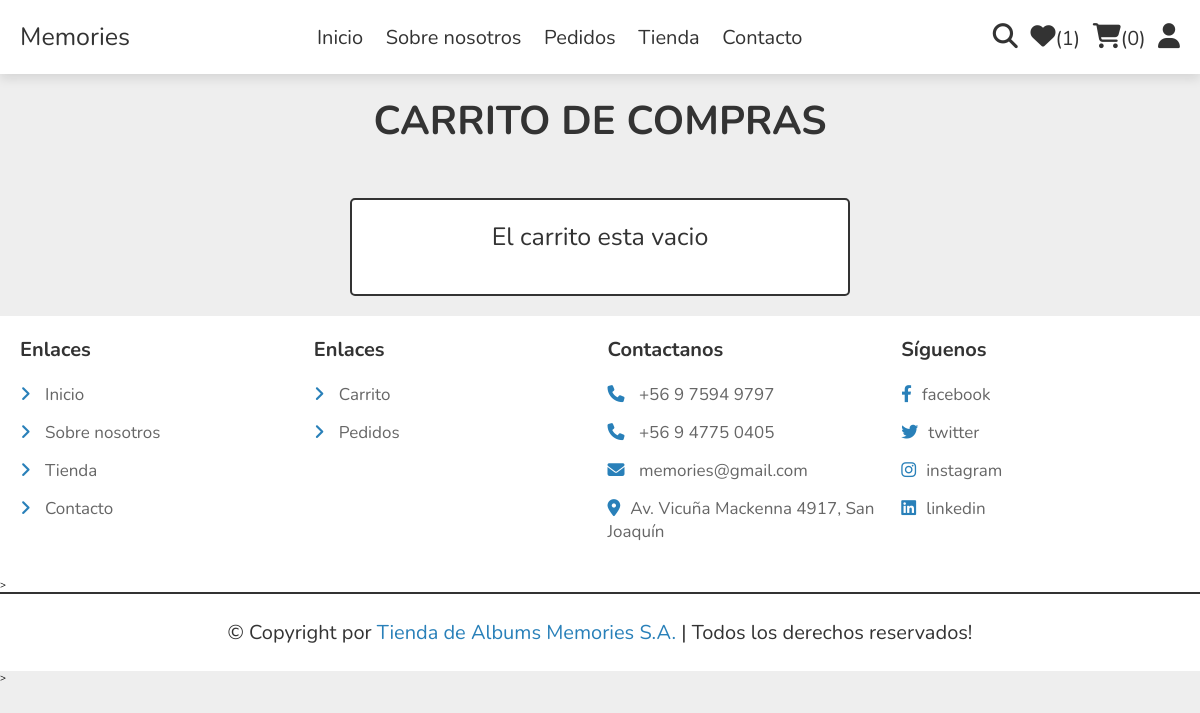
The app's page /lista_deseada/ (signed in), older data.
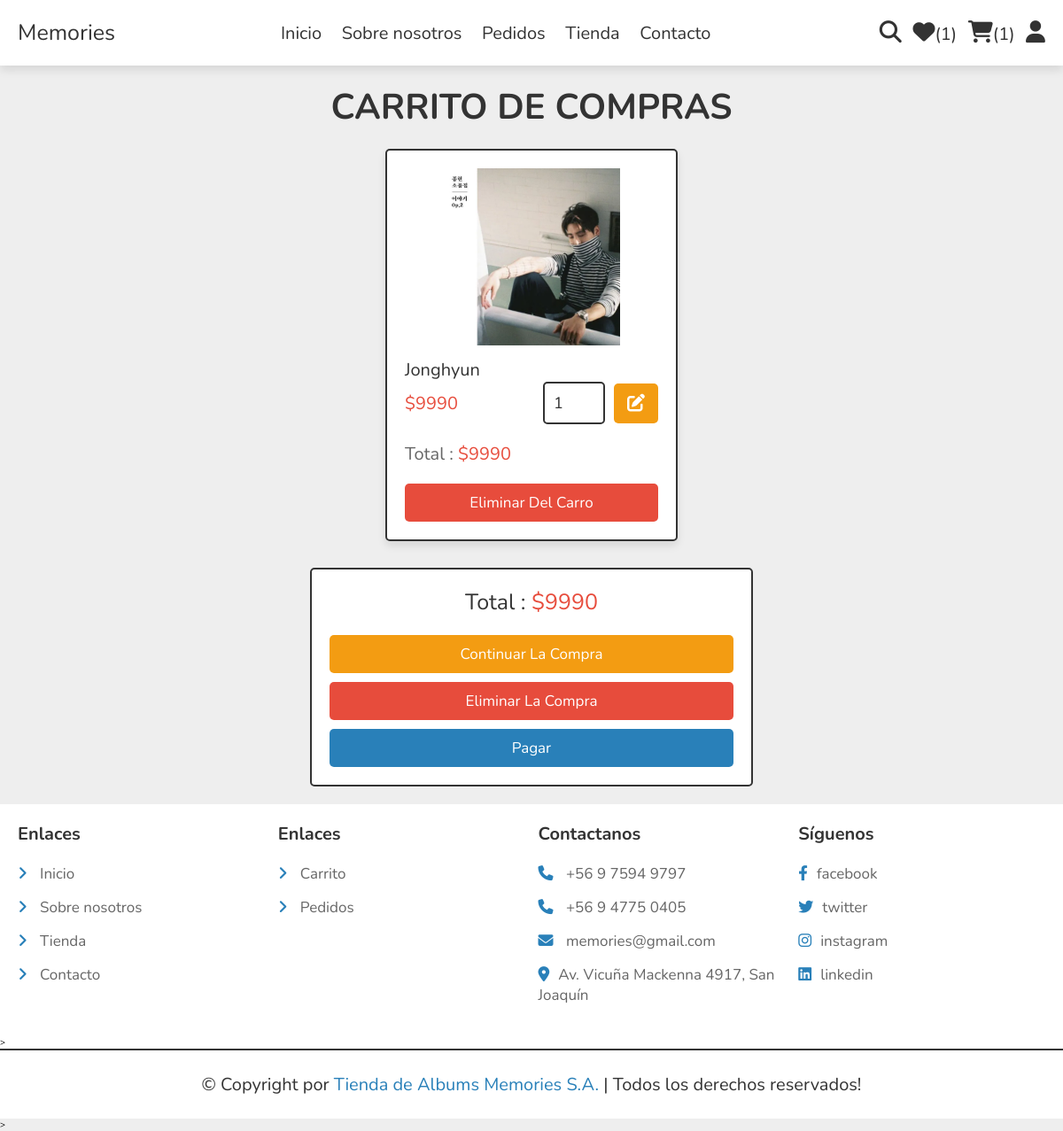
The same page, newer data.
### store/models.py (models this page shows, shortened)
class Cart(models.Model):
    customer = models.ForeignKey(User, on_delete=models.CASCADE,null=False,blank=False)
    product_id = models.ForeignKey(Products, on_delete=models.CASCADE,null=False,blank=False)
    quantity = models.PositiveIntegerField(default=1)
    @property
    def sub_total(self):
        sub_total=self.quantity * self.product_id.price
        return sub_total

class Products(models.Model):
    category = models.ForeignKey(ProductCategory, on_delete=models.CASCADE,null=True,blank=False)
    name = models.CharField(max_length=50,blank=False,null=False)
    price = models.PositiveIntegerField(blank=False,null=False)
    details = models.TextField(blank=True)
    image_01 = models.ImageField()

### store/views.py (the view)
# urls.py: path('lista_deseada/',CarritoDeCompras,name='lista_deseada'),
@login_required
def CarritoDeCompras(request):
    products=Cart.objects.filter(customer=request.user)
    cart_count=Cart.objects.filter(customer=request.user).count()
    item_count=WishList.objects.filter(customer=request.user).count()
    grand_total= sum([item.quantity* item.product_id.price for item in products])
    context={'products':products,'cart_count':cart_count,'item_count':item_count,'grand_total':grand_total}
    return render(request,'store/carritodecompras.html',context)

### store/templates/store/carritodecompras.html (shortened to what this page needs)
{% extends 'store/main.html' %}
{% load static %}
{% block content %}
<section class="products shopping-cart">
        <h3 class="heading">Carrito de Compras</h3>
        <div class="box-container">
            {% for product in products %}
            <form action="" method="POST" class="box">{% csrf_token %}
                <img src="{{product.product_id.image_01.url}}" alt="">
                <div class="name">{{product.product_id.name}}</div>
                <div class="flex">
                    <div class="price">${{product.product_id.price}}</div>
                    <input type="number" name="quantity" class="qty" min="1" max="99" onkeypress="if(this.value.length == 2) return false;" value="{{product.quantity}}">
                   <button type="submit" class="fas fa-edit" name="update_quantity" formaction="{% url 'update_quantity' %}"></button>
                </div>
                <div class="sub-total"> Total : <span>${{product.sub_total}}</span> </div>
                <input type="submit" value="Eliminar del carro" formaction="{% url 'delete_from_cart' %}" onclick="return confirm('¿Quieres eliminar todo?');" class="delete-btn" name="delete">
            </form>
                {% endfor %}
        </div>
        {% if grand_total != 0 %}
        <div class="cart-total">
            <form action="" method="POST">{% csrf_token %}
              <p>Total : <span>${{grand_total}}</span></p>
              <a href="{% url 'tienda' %}" class="option-btn">Continuar la compra</a>
               <input type="submit" value="Eliminar la compra" class="delete-btn" name="all_delete" formaction="{% url 'delete_from_cart' %}" onclick="return confirm('¿Quieres eliminar todo?');">
               <a href="{% url 'checkout' %}" class="btn <?= ($grand_total > 1)?'':'disabled'; ?>">Pagar</a>
            </form>
        </div>
         {% else %}
             <div class="cart-total">
                <p>El carrito esta vacio</p>
             </div>
         {% endif %}
        </section>
        {% endblock content %}

Row changes from the older to the newer data that the page shows:
added Cart: product_id.image_01 (picture), product_id.name "Jonghyun", product_id.price "9990", quantity "1", sub_total "9990"
Text that changed along with them:
{{ cart_count }}: "0" → "1"
{{ grand_total }}: (not shown) → "9990"
form field all_delete: (not shown) → "Eliminar la compra"
text no longer shown: "El carrito esta vacio"
text now shown: "Total : $ Continuar La Compra Pagar"
